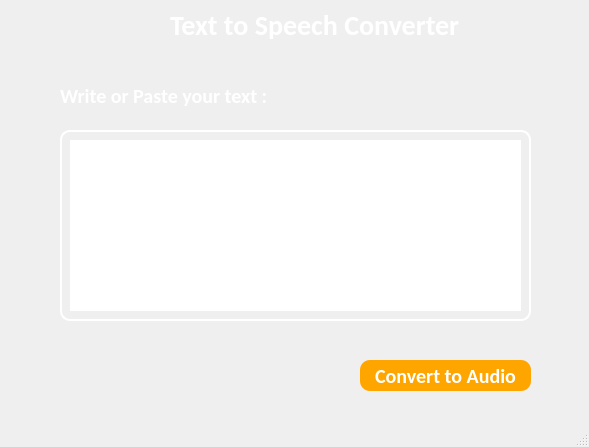
<?xml version="1.0" encoding="UTF-8"?>
<ui version="4.0">
 <class>TextToScreen</class>
 <widget class="QMainWindow" name="TextToScreen">
  <property name="geometry">
   <rect>
    <x>0</x>
    <y>0</y>
    <width>589</width>
    <height>447</height>
   </rect>
  </property>
  <property name="windowTitle">
   <string>AppTitle</string>
  </property>
  <property name="styleSheet">
   <string notr="true">background-image: url(:/newPrefix/bg_image.jpg);
background-image: url(:/newPrefix/new_bg.jpg);
background-position: center bottom;
background-repeat: no-repeat;
background-attachment: fixed;
</string>
  </property>
  <widget class="QWidget" name="centralwidget">
   <widget class="QLabel" name="appTitlr">
    <property name="geometry">
     <rect>
      <x>170</x>
      <y>10</y>
      <width>291</width>
      <height>31</height>
     </rect>
    </property>
    <property name="styleSheet">
     <string notr="true">font-family: Calibri;
font-size: 28px;
font-weight: bold;
color: white;
background-image: url(none);</string>
    </property>
    <property name="text">
     <string>Text to Speech Converter</string>
    </property>
   </widget>
   <widget class="QLabel" name="textLabel">
    <property name="geometry">
     <rect>
      <x>60</x>
      <y>80</y>
      <width>221</width>
      <height>31</height>
     </rect>
    </property>
    <property name="styleSheet">
     <string notr="true">font-family: Calibri;
font-size: 20px;
font-weight: bold;
color: white;
background-image: url(none);</string>
    </property>
    <property name="text">
     <string>Write or Paste your text :</string>
    </property>
   </widget>
   <widget class="QPlainTextEdit" name="textArea">
    <property name="geometry">
     <rect>
      <x>60</x>
      <y>130</y>
      <width>471</width>
      <height>191</height>
     </rect>
    </property>
    <property name="styleSheet">
     <string notr="true">font-family: Calibri;
padding: 8px;
color: Tomato;
font-size: 18px;
border: 2px solid white;
border-radius: 10px;
font-weight: &quot;600&quot;;</string>
    </property>
   </widget>
   <widget class="QPushButton" name="convertButton">
    <property name="geometry">
     <rect>
      <x>360</x>
      <y>360</y>
      <width>171</width>
      <height>31</height>
     </rect>
    </property>
    <property name="styleSheet">
     <string notr="true">background-image: url(none);
background-color: orange;
font-family: Calibri;
font-weight: bold;
font-size: 20px;
color: white;
border-radius: 10px;
</string>
    </property>
    <property name="text">
     <string>Convert to Audio</string>
    </property>
   </widget>
  </widget>
  <widget class="QStatusBar" name="statusbar"/>
 </widget>
 <resources>
  <include location="soure.qrc"/>
 </resources>
 <connections/>
</ui>
